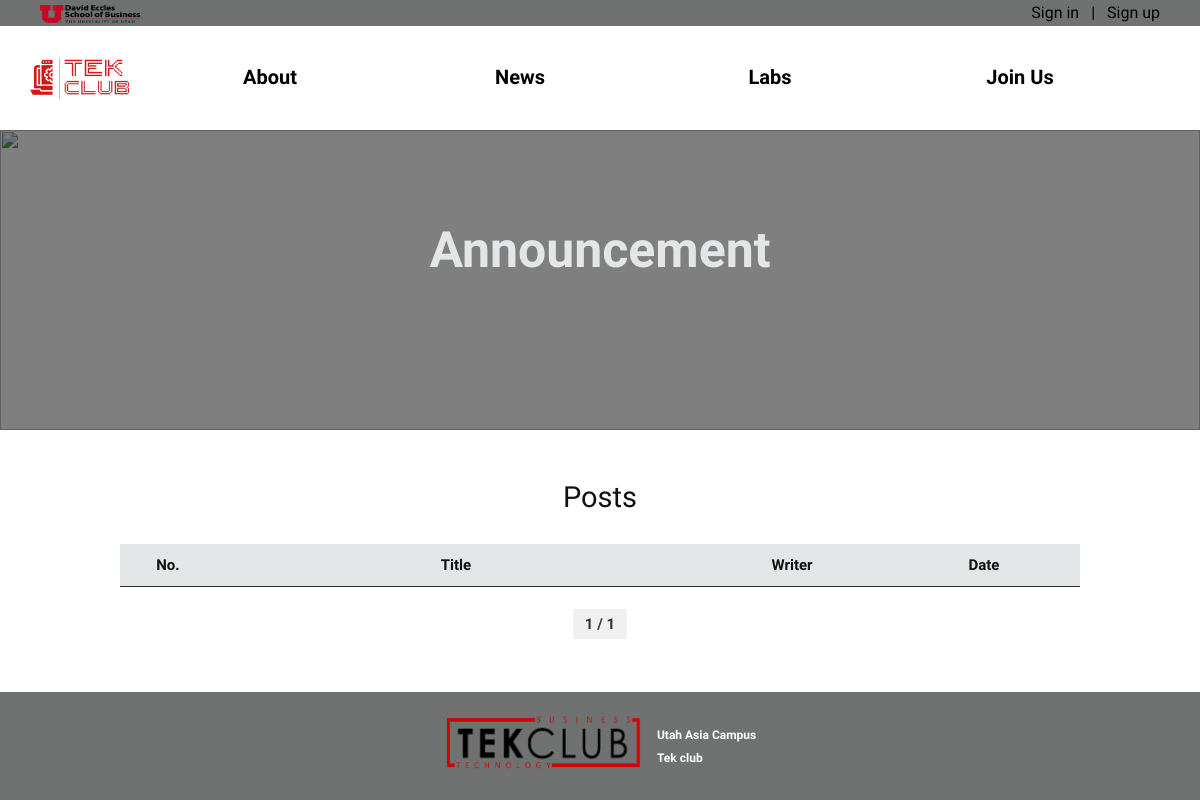
/news/announcement/, run on an earlier commit of the app's database.
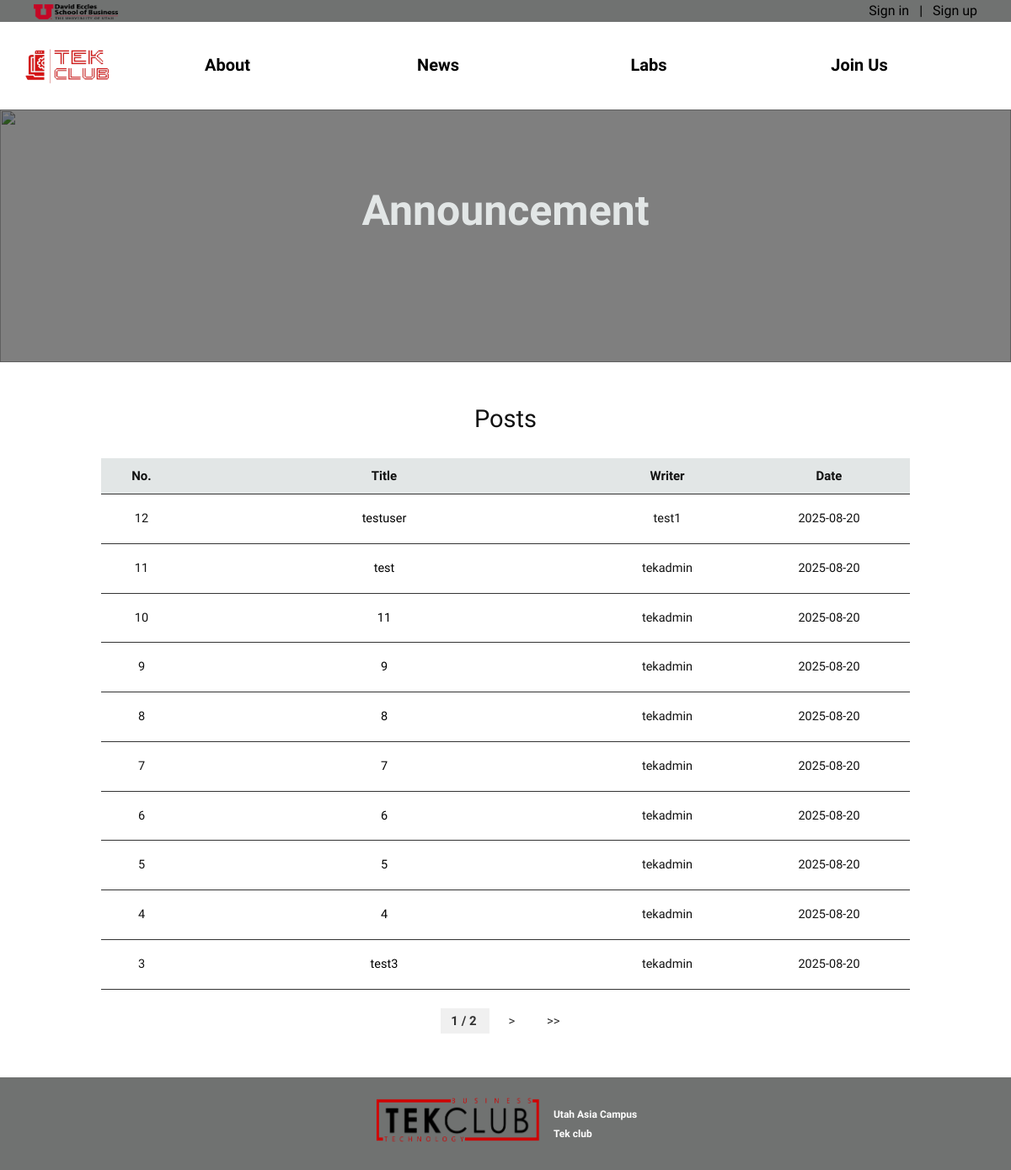
And on a later commit of the database.
### app3_news/models.py (models this page shows, shortened)
class Post(models.Model):
    CATEGORY_CHOICES = [
        ('announcement', 'Announcement'),
    ]
    postname = models.CharField(max_length=500)
    contents = models.CharField(max_length=1000)
    author = models.ForeignKey(settings.AUTH_USER_MODEL, on_delete=models.CASCADE,related_name='event_posts')
    date = models.DateTimeField(default=timezone.now, max_length=100)
    category = models.CharField(max_length=20, choices=CATEGORY_CHOICES, default='announcement')

### app3_news/views.py (the view)
# urls.py: path('announcement/', views.announcement, name='announcement'),
def announcement(request):
    query = request.GET.get('q')
    if query:
        posts = Post.objects.filter(
            Q(postname__icontains=query),
            category='announcement'
        ).order_by('-date')
    else:
        posts = Post.objects.filter(category='announcement').order_by('-date')
    paginator = Paginator(posts, 10)
    page = request.GET.get('page')
    page = request.GET.get('page')
    try:
        page_obj = paginator.page(page)
    except PageNotAnInteger:
        page_obj = paginator.page(1)
    except EmptyPage:
        page_obj = paginator.page(paginator.num_pages)
    total_count = posts.count()
    start_index = page_obj.start_index()
    numbered_posts = []
    for i, post in enumerate(page_obj):
        number = total_count - (start_index - 1 + i)
        numbered_posts.append((number, post))
    col_head = ["No.", "Title", "Writer", "Date"]
    context = {
        'page_obj': page_obj,
        'col_head': col_head,
        'numbered_posts': numbered_posts,
        'query': query
    }
    return render(request, 'announcement.html', context)

### app3_news/templates/announcement.html (shortened to what this page needs)
{% extends 'base.html' %}
{% load static %}
{% block extra-head %}
<link rel="stylesheet" href="{% static 'announcement.css' %}?{% now "U" %}">
{% endblock %}
{% block otherpages %}
    <div class = "coverpic">
        <img src = "{% static 'img/coverpic1.jpg' %}">
        <a href="#">Announcement</a>
    </div>
    <div class="announcement-board">
        <h2>Posts</h2>
        <table class="board-table">
            <thead>
                <tr>
                    {% for col in col_head %}
                    <th>{{ col }}</th>
                    {% endfor %}
                </tr>
            </thead>
            <tbody>
                {% for number, list in numbered_posts %}
                <tr>
                    <td>
                        {{ number }}
                    <td class = "title-col">
                        <a href="{% url 'news:announcement_detail' list.id %}">
                            {{ list.postname }}
                        </a>
                    </td>
                    <td>{{ list.author }}</td>
                    <td>{{ list.date|date:"Y-m-d" }}</td>
                </tr>
                {% endfor %}
            </tbody>
        </table>
        <div class="pagination">
            <span class="step-links">
                <span class="current">
                    {{ page_obj.number }} / {{ page_obj.paginator.num_pages }}
                </span>
                {% if page_obj.has_next %}
                    <a href="?page={{ page_obj.next_page_number }}{% if query %}&q={{ query }}{% endif %}">></a>
                    <a href="?page={{ page_obj.paginator.num_pages }}{% if query %}&q={{ query }}{% endif %}";>>></a>
                {% endif %}
            </span>
        </div>
    </div>
{% endblock %}

### templates/base.html (shortened to what this page needs)
<!DOCTYPE html>
{% load static %}
{% load bootstrap5 %}
{% bootstrap_css %}
<html lang="en">
<head>
    <link rel="stylesheet" href="{% static 'base.css' %}">
    {% block extra-head %}
    {% endblock %}
</head>
<body>
    <div class="wrapper">
        <header>
            {% include "header.html" %}
        </header>
        <main>
            {% block otherpages %}
            {% endblock %}
        </main>
        <footer>
            {% include "footer.html" %}
        </footer>
    </div>
</body>
</html>

### templates/header.html (shortened to what this page needs)
{% load static %}
<link rel="stylesheet" href="{% static 'base.css' %}?{% now 'U' %}"/>
<div class="fixed-header">
    <div class="topbanner">
        <a href="{% url 'landing:landing' %}">
        </a>
        {% if user.is_authenticated %}
        <div class = "acc">
            <a href = "{% url 'account:mypage' %}">My Page</a>
            <span class="divider">|</span>
            <a href = "{% url 'account:logout' %}">Logout</a>
        </div>
        {% else %}
        <div class = "acc">
            <a href = "{% url 'account:signin' %}">Sign in</a>
            <span class="divider">|</span>
            <a href = "{% url 'account:signup' %}">Sign up</a>
        </div>
        {% endif %}
    </div>
    <div class="header-container">
        <div class="header_logo">
            <a href="{% url 'landing:landing' %}">
                <img src="{% static 'img/teklogo2.png' %}" style="height: 150px;" alt="Logo">
            </a>
        </div>
        <div class="nav-links">
            <ul class="menu">
                <li><a href="{% url 'about:about' %}">About</a></li>
                <li><a href="{% url 'news:announcement' %}">News</a>
                </li>
                <li><a href="{% url 'lab:lab1' %}">Labs</a>
                </li>
                <li><a href="{% url 'joinus:apply' %}">Join Us</a>
                </li>
                <li><a href="{% url 'info:regulation' %}">Info</a>
                </li>
            </ul>
        </div>
    </div>
</div>

### templates/footer.html
{% load static %}
<footer>
    <div class="footer-content">
        <div class="footer-logo">
            <img src="/static/img/teklogo1.png" alt="Logo" class="footer-logo-img">
        </div>
        <div class="footer-texts">
            <p class="footer-text1"><b>Utah Asia Campus</b></p>
            <p class="footer-text2"><b>Tek club</b></p>
        </div>
    </div>
</footer>

### static/base.css (style rules this page uses)
* { margin: 0; padding: 0; font-family: 'Turret road', sans-serif; }
html, body { font-family: 'Space Mono', 'Space Mono', sans-serif; height: 100%; }
main { flex: 1; display: block; }
.wrapper { display: flex; flex-direction: column; min-height: 100vh; }
.fixed-header { position: fixed; top: 0; left: 0; right: 0; display: block; z-index: 999; background-color: white; height: 130px; }
.topbanner { max-width: 100%; position: absolute; top: 0; left: 0; right: 0; height: 10px; margin-top: 0px; background-color: #707271; color: #E2E6E6; text-align: center; padding: 13px 40px; display: flex; align-items: center; justify-content: space-between; }
.acc { gap: 30px; z-index: 9999; }
.divider { color: black; padding: 0 8px; }
.acc a { text-decoration: none; color: black; gap: 10px; }
.header-container { width: 100%; position: relative; display: flex; margin-top: 0; align-items: center; text-align: center; margin: 0 auto; z-index: 1; height: 5vh; margin-bottom: 0; }
.header_logo { display: flex; text-align: left; align-items: center; margin: o; margin-top: 120px; }
.header_logo a img { height: 80px; width: 160px; }
.nav-links { display: flex; margin-top: 100px; margin-bottom: 0; }
.menu { display: flex; list-style: none; gap:30px; margin: 10 130px; padding: 0; height: 5vh; margin-bottom: 0; }
.menu li a { text-decoration: none; color: #333; font-size: 20px; font-weight: 500; padding: 5px 20px; transition: background-color 0.2s ease-in-out; font-weight: bold; }
.nav-links ul li { position: relative; }
.nav-links ul li a { color: black; display: block; text-decoration: none; padding: 12px 15px; text-align: center; min-width: 220px; white-space: nowrap; }
.footer-content { display: flex; align-items: center; justify-content: center; background-color:#707271; color: #fff; padding: 20px; z-index: 2; position: relative; }
.footer-logo { margin-right: 15px; flex-shrink: 0; }
.footer-logo-img { height: 60px; width: auto; max-width: 100%; margin-bottom: 10px; }
.footer-texts { display: flex; flex-direction: column; align-items: flex-start; text-align: left; font-size: 12px; }
.footer-text1 { white-space: nowrap; padding: 0; margin: 0; margin-bottom: 5px; }
.footer-text2 { white-space: nowrap; padding: 0; margin: 0; }

### app3_news/static/announcement.css (style rules this page uses)
body { background-color: #ffffff; }
* { margin: 0; padding: 0; }
.coverpic { display: block; position: relative; z-index: -1; margin-top: 130px; }
.coverpic::after { content: ""; position: absolute; top: 0; left: 0; width: 100%; height: 100%; background: rgba(0, 0, 0, 0.5); z-index: 1; }
.coverpic img { width: 100%; height: 300px; object-fit: cover; z-index: -1; }
.coverpic a { position: absolute; text-decoration: none; top: 40%; left: 50%; transform: translate(-50%, -50%); text-align: center; font-size: 50px; font-weight: 700; color:#E2E6E6; z-index: 2; }
.announcement-board { max-width: 1366px; width: 80%; margin: 50px auto 50px auto; font-size: 14.5px; border-collapse: collapse; color: #111; border-radius: 0px; overflow: hidden; }
.announcement-board h2 { margin-top: 0; margin-bottom: 3%; font-size: 200%; text-align: center; }
.board-table { width: 100%; border-collapse: collapse; table-layout: fixed; border-spacing: 0; }
.board-table thead { font-size: 15px; font-weight: normal; background-color:#E2E6E6; }
.board-table th { padding: 10px 14px; text-align: center; border-bottom: 1px solid #333; }
.board-table td { padding: 18px 10px; border-bottom: 1px solid #333; text-align: center; vertical-align: middle; }
th:nth-child(1), td:nth-child(1) { width: 10%; }
th:nth-child(2), td:nth-child(2) { width: 50%; }
th:nth-child(3), td:nth-child(3) { width: 20%; }
th:nth-child(4), td:nth-child(4) { width: 20%; }
.board-table a { color: #000; text-decoration: none; font-weight: 410; }
.pagination { justify-content: center; margin-top: 20px; text-align: center; flex-wrap: wrap; border: none; font-size: 15px; }
.pagination a, .pagination span { margin: 0 5px; padding: 6px 12px; text-decoration: none; color: #333; border-radius: 0px; }
.pagination .current { font-weight: bold; background-color: #f0f0f0; }

What changed in the data, as far as the page shows it:
added Post: number "12", postname "testuser", author "test1", date "2025-08-20"
added Post: number "11", postname "test", author "tekadmin", date "2025-08-20"
added Post: number "10", postname "11", author "tekadmin", date "2025-08-20"
added Post: number "9", postname "9", author "tekadmin", date "2025-08-20"
added Post: number "8", postname "8", author "tekadmin", date "2025-08-20"
added Post: number "7", postname "7", author "tekadmin", date "2025-08-20"
added Post: number "6", postname "6", author "tekadmin", date "2025-08-20"
added Post: number "5", postname "5", author "tekadmin", date "2025-08-20"
added Post: number "4", postname "4", author "tekadmin", date "2025-08-20"
added Post: id "3", postname "test3", author "tekadmin", date "2025-08-20"
Also different on the page:
{{ page_obj.paginator.num_pages }}: "1" → "2"
